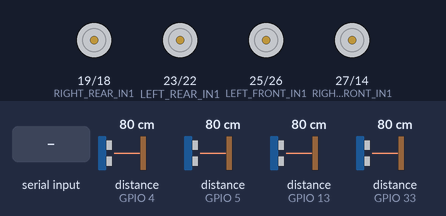
Bench run of a sketch on a simulated ESP32. Shown: motor-driver pin pairs drawn as motors (green arrow = first pin HIGH = forward, orange = second pin HIGH = backward, longer = more drive). Wiring (inferred from the names in the program): 4 × ultrasonic range finder: trigger GPIO 2, echo GPIO 4 / trigger GPIO 12, echo GPIO 13 / trigger GPIO 21, echo GPIO 5 / trigger GPIO 32, echo GPIO 33. The test bench sets the inputs (shaded band); at power-on: distance to the obstacle (sensors on GPIO 4, GPIO 5, GPIO 13, GPIO 33) 80 cm. The echo pulse lasts 58.3 µs per cm; what the sketch prints to the serial monitor is not drawn.

Above: at 1.2 s.
1.3 s: "forwardMid\n" received over Serial
At 1.6 s:
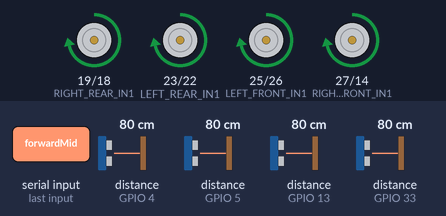
2.8 s: "leftSoft\n" received over Serial
At 4.0 s:
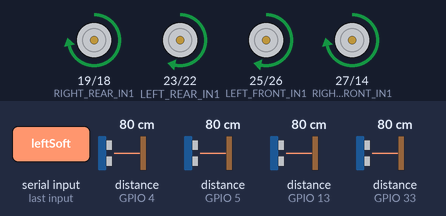
4.3 s: "leftMid\n" received over Serial
At 5.1 s:
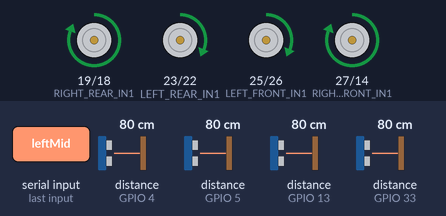
5.8 s: "leftHard\n" received over Serial
At 6.3 s:
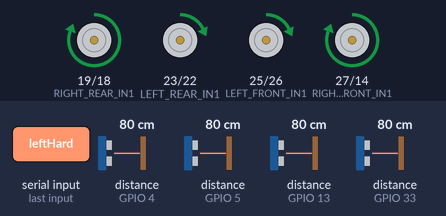
7.3 s: "rightSoft\n" received over Serial
At 8.5 s:
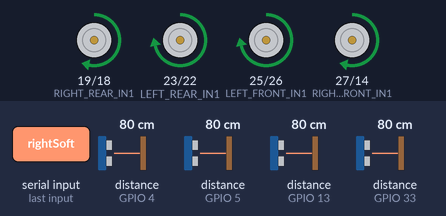
8.8 s: "rightMid\n" received over Serial
At 9.8 s:
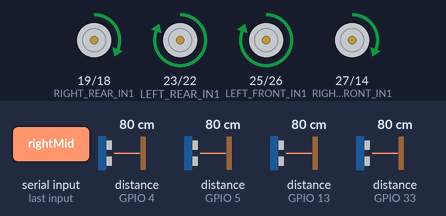
Timing chart, 0 to 11.3 s (numbered marks = the images above; inputs shaded):
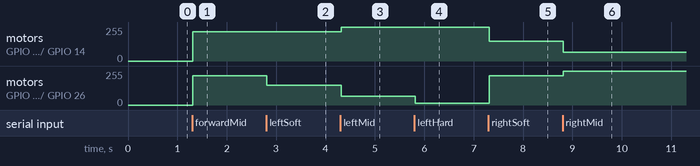

Measured:
- after the input at 1.3 s, motor on GPIO 19 (RIGHT_REAR_IN1) / GPIO 18 (RIGHT_REAR_IN2), motor on GPIO 23 (LEFT_REAR_IN1) / GPIO 22 (LEFT_REAR_IN2), motor on GPIO 25 (LEFT_FRONT_IN1) / GPIO 26 (LEFT_FRONT_IN2), motor on GPIO 27 (RIGHT_FRONT_IN1) / GPIO 14 (RIGHT_FRONT_IN2): stopped → forward 220/255 at once
- after the input at 2.8 s, motor on GPIO 23 (LEFT_REAR_IN1) / GPIO 22 (LEFT_REAR_IN2), motor on GPIO 25 (LEFT_FRONT_IN1) / GPIO 26 (LEFT_FRONT_IN2): forward 220/255 → forward 150/255 at once
- after the input at 4.3 s, motor on GPIO 19 (RIGHT_REAR_IN1) / GPIO 18 (RIGHT_REAR_IN2): forward 220/255 → forward 255/255 at once; motor on GPIO 23 (LEFT_REAR_IN1) / GPIO 22 (LEFT_REAR_IN2): forward 150/255 → forward 65/255 at once
- after the input at 5.8 s, motor on GPIO 23 (LEFT_REAR_IN1) / GPIO 22 (LEFT_REAR_IN2), motor on GPIO 25 (LEFT_FRONT_IN1) / GPIO 26 (LEFT_FRONT_IN2): forward 65/255 → forward 15/255 at once
- after the input at 7.3 s, motor on GPIO 19 (RIGHT_REAR_IN1) / GPIO 18 (RIGHT_REAR_IN2): forward 255/255 → forward 150/255 at once; motor on GPIO 23 (LEFT_REAR_IN1) / GPIO 22 (LEFT_REAR_IN2): forward 15/255 → forward 220/255 at once
- after the input at 8.8 s, motor on GPIO 19 (RIGHT_REAR_IN1) / GPIO 18 (RIGHT_REAR_IN2): forward 150/255 → forward 65/255 at once; motor on GPIO 23 (LEFT_REAR_IN1) / GPIO 22 (LEFT_REAR_IN2): forward 220/255 → forward 255/255 at once

The sketch:

Motor.ino
```cpp
// กำหนดขาเชื่อมต่อมอเตอร์ซ้ายหน้า
#define LEFT_FRONT_IN1  25
#define LEFT_FRONT_IN2  26
// กำหนดขาเชื่อมต่อมอเตอร์ซ้ายหลัง
#define LEFT_REAR_IN1   23
#define LEFT_REAR_IN2   22

// กำหนดขาเชื่อมต่อมอเตอร์ขวาหน้า
#define RIGHT_FRONT_IN1 27
#define RIGHT_FRONT_IN2 14

// กำหนดขาเชื่อมต่อมอเตอร์ขวาหลัง
#define RIGHT_REAR_IN1  19
#define RIGHT_REAR_IN2  18

// ------------------ Pin Definitions ------------------
#define TRIG0 21 // Sensor ชั้นที่ 3
#define ECHO0 5

#define TRIG1 32 // Sensor ชั้นที่ 1
#define ECHO1 33

#define TRIG2 12 // Sensor ชั้นที่ 2
#define ECHO2 13

#define TRIG3 2  // Sensor ข้างหน้า
#define ECHO3 4

// กำหนดค่าความเร็วของมอเตอร์
int highSpeed = 220;
int normalSpeed = 220;
int slowSpeed = 100;  // ความเร็วลดลงเมื่อเลี้ยว
String command = "";
bool Stop = false;
int stopwalk = 0;

// ------------------ Global Variables ------------------
int stats1 = 0; // ชั้นที่ 1
int stats2 = 0; // ชั้นที่ 2
int stats3 = 0; // ชั้นที่ 3
int stats4 = 0; // ข้างหน้า

int sonarrange = 20;
// ------------------ Read Ultrasonic Distance ------------------
long readUltrasonicDistance(int trigPin, int echoPin) {
  digitalWrite(trigPin, LOW);
  delayMicroseconds(2);
  digitalWrite(trigPin, HIGH);
  delayMicroseconds(10);
  digitalWrite(trigPin, LOW);

  long duration = pulseIn(echoPin, HIGH, 30000); // Timeout after 30ms
  long distance = duration * 0.034 / 2; // Convert to cm
  return distance;
}

// ฟังก์ชันให้หุ่นยนต์เดินหน้า
void moveForwardMid() {
  analogWrite(LEFT_FRONT_IN1, highSpeed);
  analogWrite(LEFT_FRONT_IN2, LOW);
  analogWrite(LEFT_REAR_IN1, highSpeed);
  analogWrite(LEFT_REAR_IN2, LOW);
  analogWrite(RIGHT_FRONT_IN1, highSpeed);
  analogWrite(RIGHT_FRONT_IN2, LOW);
  analogWrite(RIGHT_REAR_IN1, highSpeed);
  analogWrite(RIGHT_REAR_IN2, LOW);
}

// ฟังก์ชันให้หุ่นยนต์ถอยหลัง
void moveBackward() {
  analogWrite(LEFT_FRONT_IN1, LOW);
  analogWrite(LEFT_FRONT_IN2, highSpeed);
  analogWrite(LEFT_REAR_IN1, LOW);
  analogWrite(LEFT_REAR_IN2, highSpeed);
  analogWrite(RIGHT_FRONT_IN1, LOW);
  analogWrite(RIGHT_FRONT_IN2, highSpeed);
  analogWrite(RIGHT_REAR_IN1, LOW);
  analogWrite(RIGHT_REAR_IN2, highSpeed);
}
void turnLeftSoft() {
  analogWrite(LEFT_FRONT_IN1, 150);  // ลดความเร็วฝั่งซ้าย
  analogWrite(LEFT_FRONT_IN2, LOW);
  analogWrite(LEFT_REAR_IN1, 150);
  analogWrite(LEFT_REAR_IN2, LOW);

  analogWrite(RIGHT_FRONT_IN1, highSpeed);  // ความเร็วปกติฝั่งขวา
  analogWrite(RIGHT_FRONT_IN2, LOW);
  analogWrite(RIGHT_REAR_IN1, highSpeed);
  analogWrite(RIGHT_REAR_IN2, LOW);
}
// ฟังก์ชันให้หุ่นยนต์เลี้ยวซ้าย (ฝั่งซ้ายช้าลง)
void turnLeftMid() {
  analogWrite(LEFT_FRONT_IN1, 65);  // ลดความเร็วฝั่งซ้าย
  analogWrite(LEFT_FRONT_IN2, LOW);
  analogWrite(LEFT_REAR_IN1, 65);
  analogWrite(LEFT_REAR_IN2, LOW);

  analogWrite(RIGHT_FRONT_IN1, 255);  // ความเร็วปกติฝั่งขวา
  analogWrite(RIGHT_FRONT_IN2, LOW);
  analogWrite(RIGHT_REAR_IN1, 255);
  analogWrite(RIGHT_REAR_IN2, LOW);
}
void turnLeftHard() {
  analogWrite(LEFT_FRONT_IN1, 15);  // ลดความเร็วฝั่งซ้าย
  analogWrite(LEFT_FRONT_IN2, LOW);
  analogWrite(LEFT_REAR_IN1, 15);
  analogWrite(LEFT_REAR_IN2, LOW);

  analogWrite(RIGHT_FRONT_IN1, 255);  // ความเร็วปกติฝั่งขวา
  analogWrite(RIGHT_FRONT_IN2, LOW);
  analogWrite(RIGHT_REAR_IN1, 255);
  analogWrite(RIGHT_REAR_IN2, LOW);
}

void turnRightSoft() {
  analogWrite(LEFT_FRONT_IN1, highSpeed);  // ความเร็วปกติฝั่งซ้าย
  analogWrite(LEFT_FRONT_IN2, LOW);
  analogWrite(LEFT_REAR_IN1, highSpeed);
  analogWrite(LEFT_REAR_IN2, LOW);

  analogWrite(RIGHT_FRONT_IN1, 150);  // ลดความเร็วฝั่งขวา
  analogWrite(RIGHT_FRONT_IN2, LOW);
  analogWrite(RIGHT_REAR_IN1, 150);
  analogWrite(RIGHT_REAR_IN2, LOW);
}
// ฟังก์ชันให้หุ่นยนต์เลี้ยวขวา (ฝั่งขวาช้าลง)
void turnRightMid() {
  analogWrite(LEFT_FRONT_IN1, 255);  // ความเร็วปกติฝั่งซ้าย
  analogWrite(LEFT_FRONT_IN2, LOW);
  analogWrite(LEFT_REAR_IN1, 255);
  analogWrite(LEFT_REAR_IN2, LOW);

  analogWrite(RIGHT_FRONT_IN1, 65);  // ลดความเร็วฝั่งขวา
  analogWrite(RIGHT_FRONT_IN2, LOW);
  analogWrite(RIGHT_REAR_IN1, 65);
  analogWrite(RIGHT_REAR_IN2, LOW);
}
void turnRightHard() {
  analogWrite(LEFT_FRONT_IN1, 255);  // ความเร็วปกติฝั่งซ้าย
  analogWrite(LEFT_FRONT_IN2, LOW);
  analogWrite(LEFT_REAR_IN1, 255);
  analogWrite(LEFT_REAR_IN2, LOW);

  analogWrite(RIGHT_FRONT_IN1, 15);  // ลดความเร็วฝั่งขวา
  analogWrite(RIGHT_FRONT_IN2, LOW);
  analogWrite(RIGHT_REAR_IN1, 15);
  analogWrite(RIGHT_REAR_IN2, LOW);
}

// ฟังก์ชันหยุดมอเตอร์
void stopMotor() {
  analogWrite(LEFT_FRONT_IN1, LOW);
  analogWrite(LEFT_FRONT_IN2, LOW);
  analogWrite(LEFT_REAR_IN1, LOW);
  analogWrite(LEFT_REAR_IN2, LOW);
  analogWrite(RIGHT_FRONT_IN1, LOW);
  analogWrite(RIGHT_FRONT_IN2, LOW);
  analogWrite(RIGHT_REAR_IN1, LOW);
  analogWrite(RIGHT_REAR_IN2, LOW);
}

void spin() {
  analogWrite(LEFT_FRONT_IN1, 255);  // ความเร็วปกติฝั่งซ้าย
  analogWrite(LEFT_FRONT_IN2, LOW);
  analogWrite(LEFT_REAR_IN1, 255);
  analogWrite(LEFT_REAR_IN2, LOW);

  analogWrite(RIGHT_FRONT_IN1, LOW);  // ลดความเร็วฝั่งขวา
  analogWrite(RIGHT_FRONT_IN2, 255);
  analogWrite(RIGHT_REAR_IN1, LOW);
  analogWrite(RIGHT_REAR_IN2, 255);
  delay(3100);
  stopMotor();


}

void hspinL() {
  analogWrite(LEFT_FRONT_IN1, 255);  // ความเร็วปกติฝั่งซ้าย
  analogWrite(LEFT_FRONT_IN2, LOW);
  analogWrite(LEFT_REAR_IN1, 255);
  analogWrite(LEFT_REAR_IN2, LOW);

  analogWrite(RIGHT_FRONT_IN1, LOW);  // ลดความเร็วฝั่งขวา
  analogWrite(RIGHT_FRONT_IN2, 255);
  analogWrite(RIGHT_REAR_IN1, LOW);
  analogWrite(RIGHT_REAR_IN2, 255);
  delay(3100/2);
  stopMotor();


}

void hspinR() {
  analogWrite(LEFT_FRONT_IN1, LOW);  // ความเร็วปกติฝั่งซ้าย
  analogWrite(LEFT_FRONT_IN2, 255);
  analogWrite(LEFT_REAR_IN1, LOW);
  analogWrite(LEFT_REAR_IN2, 255);

  analogWrite(RIGHT_FRONT_IN1, 255);  // ลดความเร็วฝั่งขวา
  analogWrite(RIGHT_FRONT_IN2, LOW);
  analogWrite(RIGHT_REAR_IN1, 255);
  analogWrite(RIGHT_REAR_IN2, LOW);
  delay(3100/2);
  stopMotor();


}


void setup() {
  Serial.begin(115200);  // เปิด Serial ผ่าน
  pinMode(LEFT_FRONT_IN1, OUTPUT);
  pinMode(LEFT_FRONT_IN2, OUTPUT);
  pinMode(LEFT_REAR_IN1, OUTPUT);
  pinMode(LEFT_REAR_IN2, OUTPUT);
  pinMode(RIGHT_FRONT_IN1, OUTPUT);
  pinMode(RIGHT_FRONT_IN2, OUTPUT);
  pinMode(RIGHT_REAR_IN1, OUTPUT);
  pinMode(RIGHT_REAR_IN2, OUTPUT);

  Serial.println("start");
  Serial.println("1off");
  Serial.println("2off");
  Serial.println("3off");
  pinMode(TRIG0, OUTPUT); pinMode(ECHO0, INPUT); // ชั้นที่ 3
  pinMode(TRIG1, OUTPUT); pinMode(ECHO1, INPUT); // ชั้นที่ 1
  pinMode(TRIG2, OUTPUT); pinMode(ECHO2, INPUT); // ชั้นที่ 2
  pinMode(TRIG3, OUTPUT); pinMode(ECHO3, INPUT); // ข้างหน้า
}

void loop() {

  long distance1 = readUltrasonicDistance(TRIG1, ECHO1); // ชั้นที่ 1
  long distance2 = readUltrasonicDistance(TRIG2, ECHO2); // ชั้นที่ 2
  long distance3 = readUltrasonicDistance(TRIG0, ECHO0); // ชั้นที่ 3
  long distance4 = readUltrasonicDistance(TRIG3, ECHO3); // ข้างหน้า

  Serial.print(distance1);
  Serial.print("--");
  Serial.print(distance2);
  Serial.print("--");
  Serial.print(distance3);
  Serial.print("--");
  Serial.print(distance4);
  Serial.println("--------------");
  //  delay(2000);
  // -------- ชั้นที่ 1 --------
  if (distance1 <= sonarrange) {
    if (stats1 == 0) {
      Serial.println("1off");
      stats1 = 1;
    }
  } else {
    if (stats1 == 1) {
      Serial.println("1on");
      stats1 = 0;
    }
  }

  // -------- ชั้นที่ 2 --------
  if (distance2 <= sonarrange) {
    if (stats2 == 0) {
      Serial.println("2off");
      stats2 = 1;
    }
  } else {
    if (stats2 == 1) {
      Serial.println("2on");
      stats2 = 0;
    }
  }

  // -------- ชั้นที่ 3 --------
  if (distance3 <= sonarrange) {
    if (stats3 == 0) {
      Serial.println("3off");
      stats3 = 1;
    }
  } else {
    if (stats3 == 1) {
      Serial.println("3on");
      stats3 = 0;
    }
  }

  // -------- ข้างหน้า --------
  if (distance4 <= 10) {
    if (stats4 == 0) {
      Serial.println("4stop");
      stats4 = 1;
    }
  } else {
    if (stats4 == 1) {
      Serial.println("4walk");
      stats4 = 0;
    }
  }
  if (distance4 <= 20 ) {
    stopwalk = 10;
    Serial.println("makeway");
    stopMotor();
  }

  if (distance4 > 40 ) {

    if (stopwalk != 0) {
      stopwalk = stopwalk - 1;
      Serial.println("nomakeway");
    }
  }
  //----------------------------------------
  if (stopwalk == 0 ) {

    if (Serial.available()) {
      String command = Serial.readStringUntil('\n');
      if (command == "forwardMid") {
        moveForwardMid();
        Serial.println("forwardMid");
      }
      else if (command == "stop") {
        stopMotor();
        Serial.println("stop");
      }
      else if (command == "leftSoft") {
        turnLeftSoft();
        Serial.println("leftSoft");
      }
      else if (command == "leftMid") {
        turnLeftMid();
        Serial.println("leftMid");
      }
      else if (command == "leftHard") {
        turnLeftHard();
        Serial.println("leftHard");
      }

      else if (command == "rightSoft") {
        turnRightSoft();
        Serial.println("rightSoft");
      }
      else if (command == "rightMid") {
        turnRightMid();
        Serial.println("RightMid");
      }
      else if (command == "RightHard") {
        turnRightHard();
        Serial.println("RightHard");
      }
      else if (command == "Spin") {
        spin();
        Serial.println("Spin");
      }
      else if (command == "HSpinL") {
        hspinL();
        Serial.println("HSpinL");
      }
      else if (command == "HSpinR") {
        hspinR();
        Serial.println("HSpinR");
      }
    }
  }
}
```
